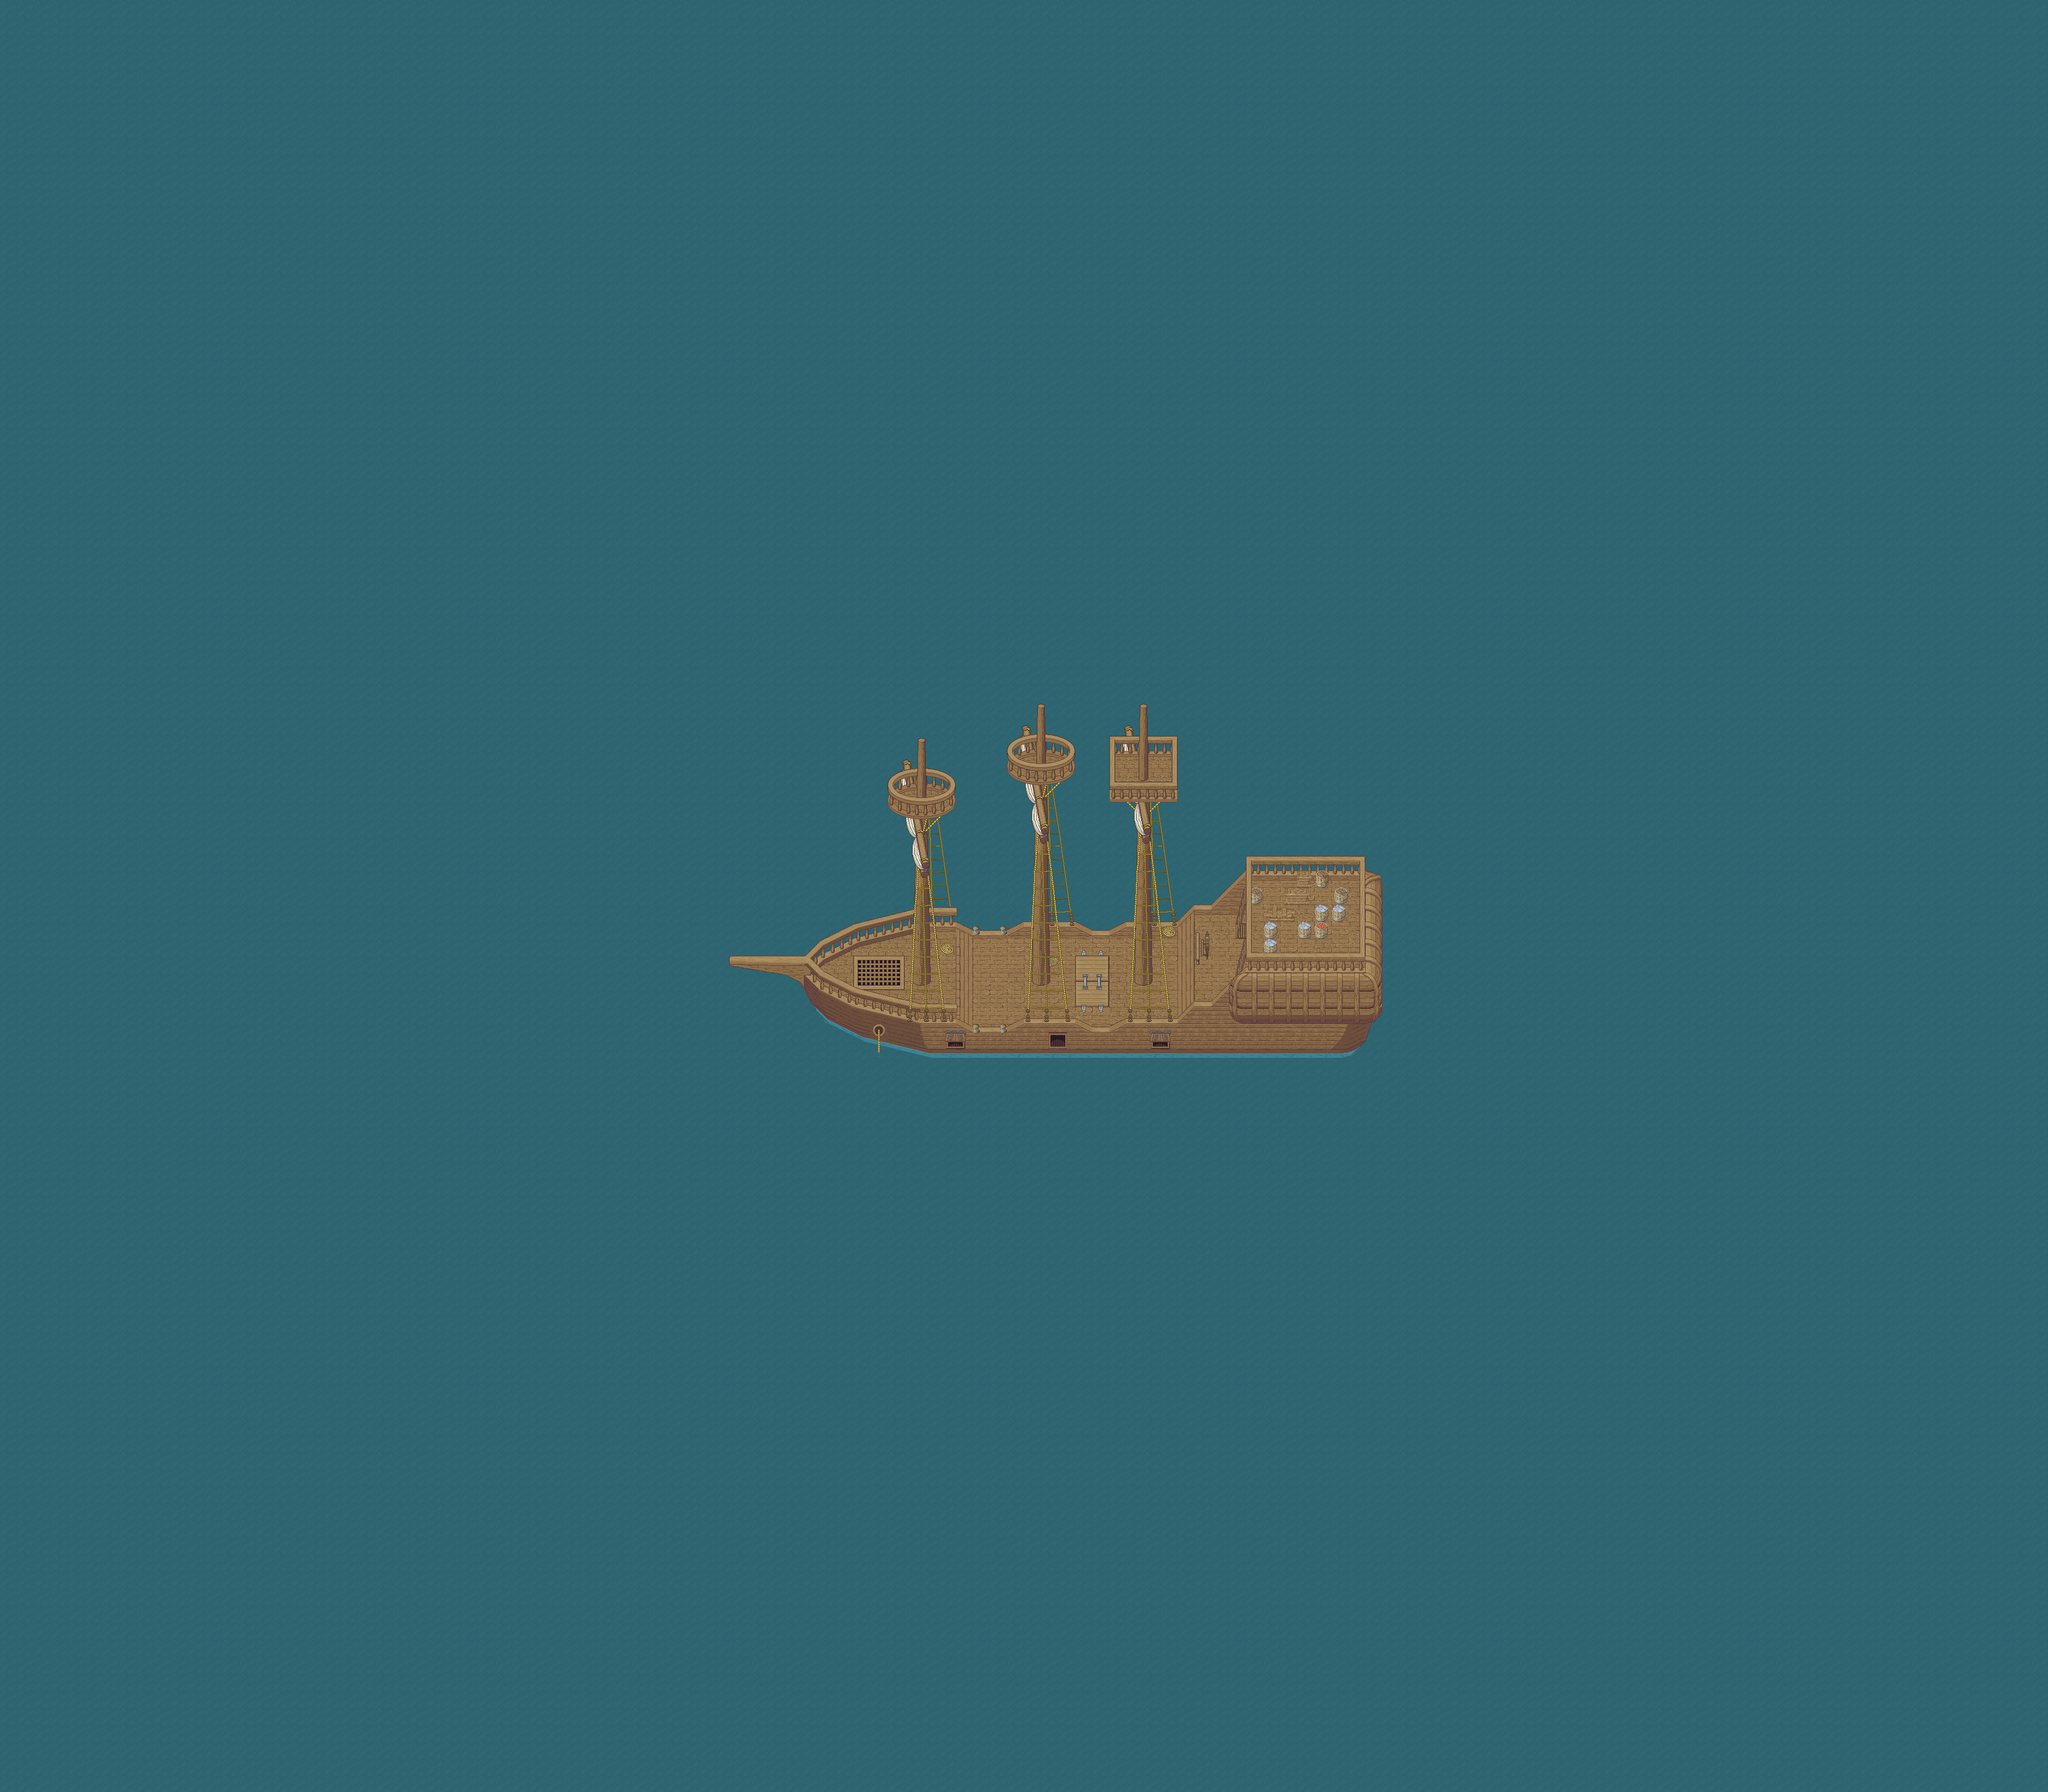

This is a level from a 2D game, rendered from its Tiled map with the project's own tilesets. A one-line summary and the map file follow, with tile-layer data summarised:
An orthogonal 120x105 tile map with 32x32 px tiles, 7 tile layers (Ground, Ground 2, Ground 3, Fringe, ...), 11 tilesets and 3 objects (2x Warp, spawn).

<map version="1.10" tiledversion="1.11.2" orientation="orthogonal" renderorder="right-down" width="120" height="105" tilewidth="32" tileheight="32" infinite="0" nextlayerid="13" nextobjectid="57">
 <properties>
  <property name="license" value="CC BY-SA 4.0 (c) Reid" />
  <property name="music" value="LaJohanne" />
  <property name="name" value="Ocean" />
 </properties>
 <tileset firstgid="1" source="../../graphics/tilesets/isles/tropical/water.tsx" />
 <tileset firstgid="91" source="../../graphics/tilesets/generic/WaterSparkle.tsx" />
 <tileset firstgid="163" source="../../graphics/tilesets/generic/ship/Ship Water Transition.tsx" />
 <tileset firstgid="211" name="Ship Accessories" tilewidth="32" tileheight="32" tilecount="256" columns="16">
  <image source="../../graphics/tilesets/generic/ship/accessories.png" trans="ff00ff" width="512" height="512" />
 </tileset>
 <tileset firstgid="467" source="../../graphics/tilesets/generic/ship/Ship High Board.tsx" />
 <tileset firstgid="587" source="../../graphics/tilesets/generic/ship/Ship.tsx" />
 <tileset firstgid="843" source="../../graphics/tilesets/generic/ship/Ship Mast.tsx" />
 <tileset firstgid="1099" source="../../graphics/tilesets/generic/ship/Ship Accessories.tsx" />
 <tileset firstgid="1355" source="../../graphics/tilesets/generic/ship/Ship Mast x2 x4.tsx" />
 <tileset firstgid="1359" source="../../graphics/tilesets/generic/Collision.tsx" />
 <tileset firstgid="1375" source="../../graphics/tilesets/isles/tropical/Box.tsx" />
 <layer id="1" name="Ground" width="120" height="105">
  <data>[12600 cells, 12600 non-empty, 52 distinct tile ids]</data>
 </layer>
 <layer id="2" name="Ground 2" width="120" height="105">
  <data>[12600 cells, 12417 non-empty, 63 distinct tile ids]</data>
 </layer>
 <layer id="11" name="Ground 3" width="120" height="105">
  <data>[12600 cells, 132 non-empty, 87 distinct tile ids]</data>
 </layer>
 <layer id="4" name="Fringe" width="120" height="105">
  <data>[12600 cells, 6 non-empty, 4 distinct tile ids]</data>
 </layer>
 <layer id="5" name="Over" width="120" height="105">
  <data>[12600 cells, 149 non-empty, 92 distinct tile ids]</data>
 </layer>
 <layer id="12" name="Over 2" width="120" height="105">
  <data>[12600 cells, 74 non-empty, 31 distinct tile ids]</data>
 </layer>
 <layer id="9" name="Collision" width="120" height="105">
  <data>[12600 cells, 12492 non-empty, 1 distinct tile ids]</data>
 </layer>
 <objectgroup id="8" name="Object">
  <object id="51" name="Piou" type="spawn" x="-80" y="-32">
   <properties>
    <property name="count" type="int" value="2" />
    <property name="respawn_delay" type="float" value="60" />
    <property name="type" value="Monster" />
   </properties>
  </object>
  <object id="52" name="Ship" type="Warp" x="2263" y="1731">
   <properties>
    <property name="auto_warp" type="bool" value="true" />
    <property name="dest_map" value="Ship First Deck" />
    <property name="dest_pos_x" type="int" value="20" />
    <property name="dest_pos_y" type="int" value="28" />
   </properties>
   <polygon points="41.2025,60.7943 41.2025,29.1813 72.8964,29.1813 72.8964,60.7943" />
  </object>
  <object id="56" name="Helm" type="Warp" x="2229" y="1777">
   <properties>
    <property name="auto_warp" type="bool" value="false" />
    <property name="dest_cellsize" type="int" value="16" />
    <property name="dest_map" value="Overworld" />
    <property name="is_targetable" type="bool" value="true" />
    <property name="warp_script" value="generic/OverworldWarp.gd" />
   </properties>
   <polygon points="0,0 48,0 48,32 0,32" />
  </object>
 </objectgroup>
</map>
